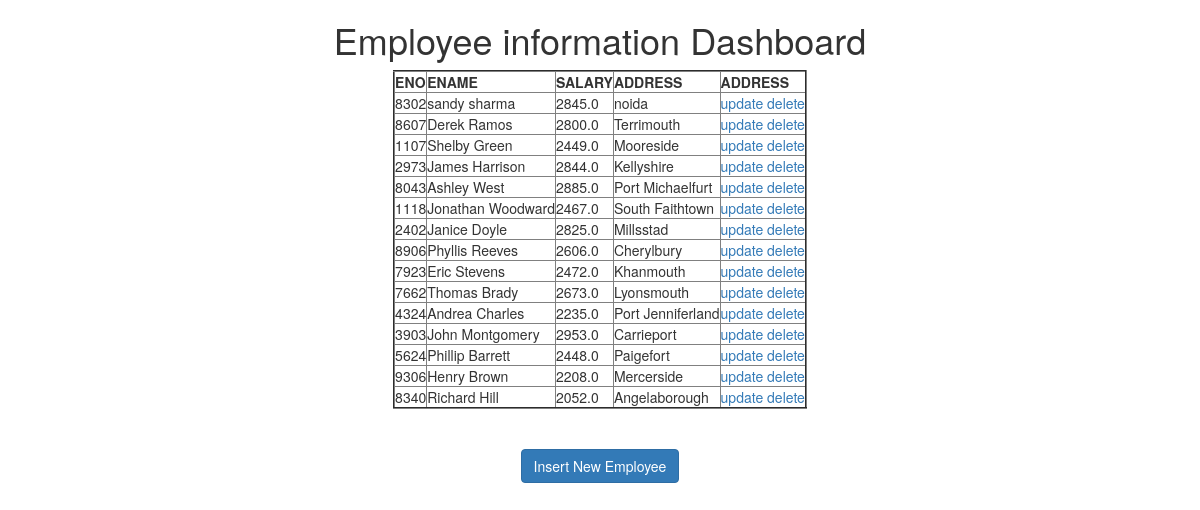
The page / on the database its author committed.
### testApp/models.py (models this page shows)
class Employee(models.Model):
    eno=models.IntegerField()
    ename=models.CharField(max_length=30)
    salary=models.FloatField()
    eaddr=models.CharField(max_length=30)

### testApp/views.py (the view)
# urls.py: re_path(r'^$', views.retrive_view),
def retrive_view(request):
    employee=Employee.objects.all()
    return render(request,'testApp/index.html',{'employee':employee})

### templates/testApp/index.html
<!DOCTYPE html>
{% extends 'testApp/base.html' %}
{% block block_body%}
<h1>Employee information Dashboard</h1>
<table border="2">
  <thead>
    <th>ENO</th>
    <th>ENAME</th>
    <th>SALARY</th>
    <th>ADDRESS</th>
    <th>ADDRESS</th>
  </thead>
  {% for emp in employee%}
  <tr>
    <td>{{emp.eno}}</td>
    <td>{{emp.ename}}</td>
    <td>{{emp.salary}}</td>
    <td>{{emp.eaddr}}</td>
    <td><a href="/update/{{emp.id}}">update  </a> <a href="/delete/{{emp.id}}">delete</a></td>
  </tr>
  {%endfor%}
</table><br><br>
<a href="/create" class='btn btn-primary btn-large'>Insert New Employee</a>
{% endblock %}

### templates/testApp/base.html (shortened to what this page needs)
<!DOCTYPE html>
<html lang="en" dir="ltr">
  <head>
    <link rel="stylesheet" href="https://stackpath.bootstrapcdn.com/bootstrap/3.4.1/css/bootstrap.min.css">
  </head>
  <body>
    <div class="container" align='center'>
      {% block block_body%}
      {% endblock %}
    </div>
  </body>
</html>

### rows shown on the page
Employee: eno "8302", ename "sandy sharma", salary "2845.0", eaddr "noida"
Employee: eno "8607", ename "Derek Ramos", salary "2800.0", eaddr "Terrimouth"
Employee: eno "1107", ename "Shelby Green", salary "2449.0", eaddr "Mooreside"
Employee: eno "2973", ename "James Harrison", salary "2844.0", eaddr "Kellyshire"
Employee: eno "8043", ename "Ashley West", salary "2885.0", eaddr "Port Michaelfurt"
Employee: eno "1118", ename "Jonathan Woodward", salary "2467.0", eaddr "South Faithtown"
Employee: eno "2402", ename "Janice Doyle", salary "2825.0", eaddr "Millsstad"
Employee: eno "8906", ename "Phyllis Reeves", salary "2606.0", eaddr "Cherylbury"
Employee: eno "7923", ename "Eric Stevens", salary "2472.0", eaddr "Khanmouth"
Employee: eno "7662", ename "Thomas Brady", salary "2673.0", eaddr "Lyonsmouth"
Employee: eno "4324", ename "Andrea Charles", salary "2235.0", eaddr "Port Jenniferland"
Employee: eno "3903", ename "John Montgomery", salary "2953.0", eaddr "Carrieport"
Employee: eno "5624", ename "Phillip Barrett", salary "2448.0", eaddr "Paigefort"
Employee: eno "9306", ename "Henry Brown", salary "2208.0", eaddr "Mercerside"
Employee: eno "8340", ename "Richard Hill", salary "2052.0", eaddr "Angelaborough"
